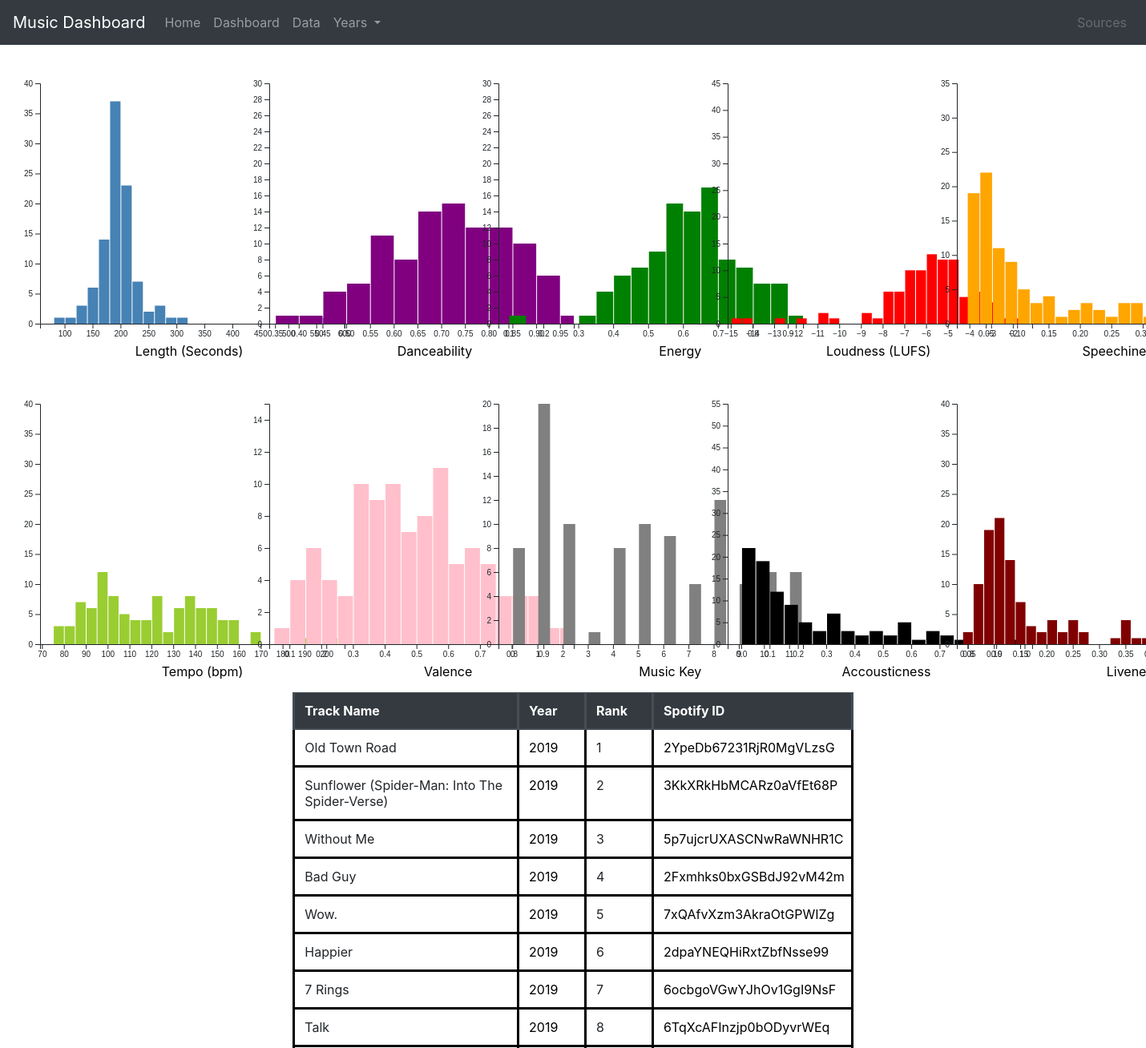
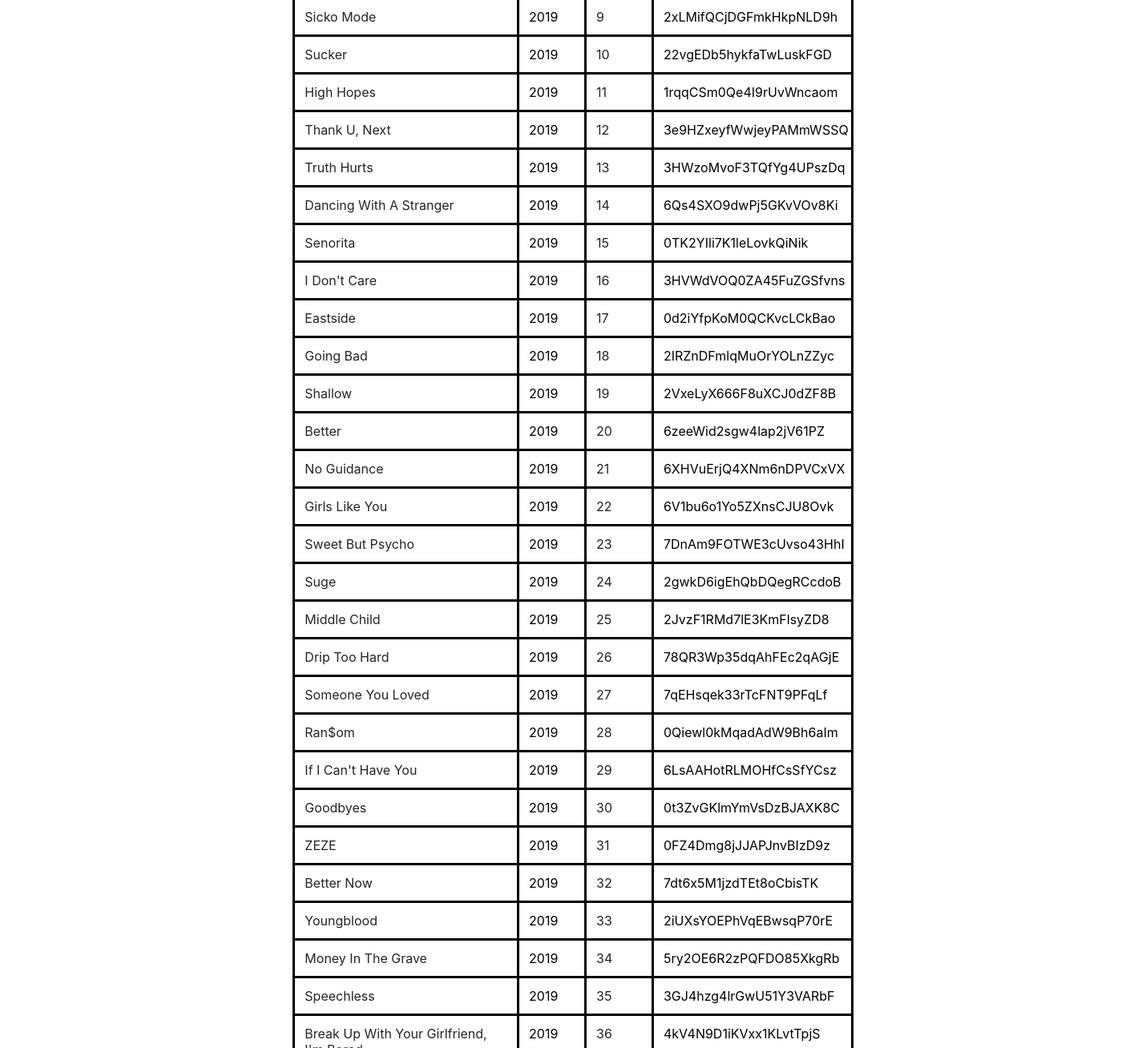
Page /data/2019/ on the committed database (2 pictures, top to bottom).
### dashboard/models.py (models this page shows, shortened)
class Track(models.Model):
    track_name = models.CharField(max_length=100)
    rank = models.PositiveSmallIntegerField(blank=True, null=True)
    year = models.PositiveSmallIntegerField(blank=True, null=True)
    spotify_id = models.CharField(max_length=25)
    length = models.DecimalField(max_digits=7, decimal_places=3)
    danceability = models.DecimalField(max_digits=7, decimal_places=3)
    energy = models.DecimalField(max_digits=7, decimal_places=3)
    loudness = models.DecimalField(max_digits=7, decimal_places=3)
    speechiness = models.DecimalField(max_digits=7, decimal_places=3)
    tempo = models.DecimalField(max_digits=7, decimal_places=3)
    valence = models.DecimalField(max_digits=7, decimal_places=3)
    music_key = models.PositiveSmallIntegerField(blank=True, null=True)
    acousticness = models.DecimalField(max_digits=7, decimal_places=3)
    liveness = models.DecimalField(max_digits=7, decimal_places=3)
    artist = models.ManyToManyField(Artist)
    class Meta(object):
        ordering = ['track_name', 'year']

### dashboard/views.py (the view)
# urls.py: path('data/<int:year>/', TrackYearListView.as_view(), name='track-year')
class TrackYearListView(ListView):
    model = Track
    template_name = 'dashboard/track_year.html'
    context_object_name = 'track'
    def get_queryset(self):
       return Track.objects.filter(year=self.kwargs.get('year')).order_by('rank')
    def get_context_data(self, **kwargs):
        context = super().get_context_data(**kwargs)
        all_fields=Track._meta.get_fields()
        ignore = ['id', 'track_name', 'rank', 'year', 'spotify_id', 'artist']
        for field in all_fields:
            if field.name in ignore:
                continue
            temp = list(Track.objects.filter(year=self.kwargs.get('year')).values_list(field.name))
            context[field.name] = [item for t in temp for item in t]
            for i in range(len(context[field.name])):
                 context[field.name][i] = float(context[field.name][i])
        return context

### dashboard/templatetags/range.py (called while the page is built)
@register.filter(name='range')
def _range(_min, args=None):
    _max, _step = None, None
    if args:
        if not isinstance(args, int):
            _max, _step = map(int, args.split(','))
        else:
            _max = args
    args = filter(None, (_min, _max, _step))
    return range(*args)

### dashboard/templates/dashboard/track_list.html (shortened to what this page needs)
﻿{% extends "dashboard/data.html" %}
{% block main%}
<div style="padding:20px 20px 20px 20px"></div>
<div class="graphContainer">
    <div id="length" class="column">
    </div>
    <div id="danceability" class="column">
    </div>
    <div id="energy" class="column">
    </div>
    <div id="loudness" class="column">
    </div>
    <div id="speechiness" class="column"></div>
</div>
{% endblock %}

### dashboard/templates/dashboard/data.html
﻿{% extends "dashboard/base.html" %}
{% block content %}
<div class ="container"style="margin-left:auto; margin-right:auto; margin-top:50px; width: 51%; overflow: scroll; height: 75vh;">
<div>
    <table class="track-table table" style="margin-left:auto; margin-right:auto;">
        <thead class="thead-dark">
            <tr>
                <th scope="col" class="track-head track-cell name">Track Name</th>
                <th scope="col" class="track-head track-cell year">Year</th>
                <th scope="col" class="track-head track-cell rank">Rank</th>
                <th scope="col" class="track-head track-cell spot-id">Spotify ID</th>
            </tr>
            </thead>
        <tbody>
        {% for song in track%}
            <tr>
                <td scope="row" class="track-cell track-body name">{{ song.track_name }}</td>
                <td class="track-cell track-body year"><a class ="cell-link" href="{% url 'track-year' song.year %}"><div>{{ song.year }}</div></a></td>
                <td class="track-cell track-body rank">{{ song.rank }}</td>
                <td class="track-cell track-body spot-id"><a style="color:black" href="https://open.spotify.com/track/{{song.spotify_id}}" target="_blank">{{ song.spotify_id }}</a></td>
            </tr>
        {% endfor %}
        </tbody>
    </table>
</div>
    </div>
{% endblock %}

### dashboard/templates/dashboard/base.html (style rules this page uses)
th { position: sticky; top: 0; }
.track-cell { border: 3px solid black; background-color: white; }
.spot-id { max-width: 80px; width: 80px; }
.name { max-width: 90px; width: 90px; }
.year { max-width: 7px; width: 7px; }
.rank { max-width: 2px; width: 2px; }
.cell-link { color: black !important }
.column { float: left; width: 20%; }

### rows in the picture
Track: track_name "Old Town Road", year "2019", rank "1", spotify_id "2YpeDb67231RjR0MgVLzsG"
Track: track_name "Sunflower (Spider-Man: Into The Spider-Verse)", year "2019", rank "2", spotify_id "3KkXRkHbMCARz0aVfEt68P"
Track: track_name "Without Me", year "2019", rank "3", spotify_id "5p7ujcrUXASCNwRaWNHR1C"
Track: track_name "Bad Guy", year "2019", rank "4", spotify_id "2Fxmhks0bxGSBdJ92vM42m"
Track: track_name "Wow.", year "2019", rank "5", spotify_id "7xQAfvXzm3AkraOtGPWIZg"
Track: track_name "Happier", year "2019", rank "6", spotify_id "2dpaYNEQHiRxtZbfNsse99"
Track: track_name "7 Rings", year "2019", rank "7", spotify_id "6ocbgoVGwYJhOv1GgI9NsF"
Track: track_name "Talk", year "2019", rank "8", spotify_id "6TqXcAFInzjp0bODyvrWEq"
Track: track_name "Sicko Mode", year "2019", rank "9", spotify_id "2xLMifQCjDGFmkHkpNLD9h"
Track: track_name "Sucker", year "2019", rank "10", spotify_id "22vgEDb5hykfaTwLuskFGD"
Track: track_name "High Hopes", year "2019", rank "11", spotify_id "1rqqCSm0Qe4I9rUvWncaom"
Track: track_name "Thank U, Next", year "2019", rank "12", spotify_id "3e9HZxeyfWwjeyPAMmWSSQ"
Track: track_name "Truth Hurts", year "2019", rank "13", spotify_id "3HWzoMvoF3TQfYg4UPszDq"
Track: track_name "Dancing With A Stranger", year "2019", rank "14", spotify_id "6Qs4SXO9dwPj5GKvVOv8Ki"
Track: track_name "Senorita", year "2019", rank "15", spotify_id "0TK2YIli7K1leLovkQiNik"
Track: track_name "I Don't Care", year "2019", rank "16", spotify_id "3HVWdVOQ0ZA45FuZGSfvns"
Track: track_name "Eastside", year "2019", rank "17", spotify_id "0d2iYfpKoM0QCKvcLCkBao"
Track: track_name "Going Bad", year "2019", rank "18", spotify_id "2IRZnDFmlqMuOrYOLnZZyc"
Track: track_name "Shallow", year "2019", rank "19", spotify_id "2VxeLyX666F8uXCJ0dZF8B"
Track: track_name "Better", year "2019", rank "20", spotify_id "6zeeWid2sgw4lap2jV61PZ"
Track: track_name "No Guidance", year "2019", rank "21", spotify_id "6XHVuErjQ4XNm6nDPVCxVX"
Track: track_name "Girls Like You", year "2019", rank "22", spotify_id "6V1bu6o1Yo5ZXnsCJU8Ovk"
Track: track_name "Sweet But Psycho", year "2019", rank "23", spotify_id "7DnAm9FOTWE3cUvso43HhI"
Track: track_name "Suge", year "2019", rank "24", spotify_id "2gwkD6igEhQbDQegRCcdoB"
Track: track_name "Middle Child", year "2019", rank "25", spotify_id "2JvzF1RMd7lE3KmFlsyZD8"
Track: track_name "Drip Too Hard", year "2019", rank "26", spotify_id "78QR3Wp35dqAhFEc2qAGjE"
Track: track_name "Someone You Loved", year "2019", rank "27", spotify_id "7qEHsqek33rTcFNT9PFqLf"
Track: track_name "Ran$om", year "2019", rank "28", spotify_id "0Qiewl0kMqadAdW9Bh6aIm"
Track: track_name "If I Can't Have You", year "2019", rank "29", spotify_id "6LsAAHotRLMOHfCsSfYCsz"
Track: track_name "Goodbyes", year "2019", rank "30", spotify_id "0t3ZvGKlmYmVsDzBJAXK8C"
Track: track_name "ZEZE", year "2019", rank "31", spotify_id "0FZ4Dmg8jJJAPJnvBIzD9z"
Track: track_name "Better Now", year "2019", rank "32", spotify_id "7dt6x5M1jzdTEt8oCbisTK"
Track: track_name "Youngblood", year "2019", rank "33", spotify_id "2iUXsYOEPhVqEBwsqP70rE"
Track: track_name "Money In The Grave", year "2019", rank "34", spotify_id "5ry2OE6R2zPQFDO85XkgRb"
Track: track_name "Speechless", year "2019", rank "35", spotify_id "3GJ4hzg4lrGwU51Y3VARbF"
Track: track_name "Break Up With Your Girlfriend,…", year "2019", rank "36", spotify_id "4kV4N9D1iKVxx1KLvtTpjS"
